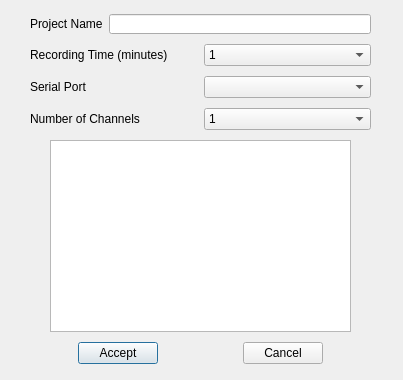
<?xml version="1.0" encoding="UTF-8"?>
<ui version="4.0">
 <class>Dialog</class>
 <widget class="QDialog" name="Dialog">
  <property name="geometry">
   <rect>
    <x>0</x>
    <y>0</y>
    <width>403</width>
    <height>380</height>
   </rect>
  </property>
  <property name="windowTitle">
   <string>Dialog</string>
  </property>
  <widget class="QWidget" name="verticalLayoutWidget">
   <property name="geometry">
    <rect>
     <x>0</x>
     <y>10</y>
     <width>401</width>
     <height>361</height>
    </rect>
   </property>
   <layout class="QVBoxLayout" name="verticalLayout">
    <item>
     <layout class="QHBoxLayout" name="horizontalLayout">
      <item>
       <spacer name="horizontalSpacer">
        <property name="orientation">
         <enum>Qt::Horizontal</enum>
        </property>
        <property name="sizeType">
         <enum>QSizePolicy::Fixed</enum>
        </property>
        <property name="sizeHint" stdset="0">
         <size>
          <width>30</width>
          <height>20</height>
         </size>
        </property>
       </spacer>
      </item>
      <item>
       <widget class="QLabel" name="label">
        <property name="sizePolicy">
         <sizepolicy hsizetype="Preferred" vsizetype="Fixed">
          <horstretch>0</horstretch>
          <verstretch>0</verstretch>
         </sizepolicy>
        </property>
        <property name="text">
         <string>Project Name</string>
        </property>
       </widget>
      </item>
      <item>
       <widget class="QLineEdit" name="ProjectName">
        <property name="maximumSize">
         <size>
          <width>16777215</width>
          <height>20</height>
         </size>
        </property>
       </widget>
      </item>
      <item>
       <spacer name="horizontalSpacer_2">
        <property name="orientation">
         <enum>Qt::Horizontal</enum>
        </property>
        <property name="sizeType">
         <enum>QSizePolicy::Fixed</enum>
        </property>
        <property name="sizeHint" stdset="0">
         <size>
          <width>30</width>
          <height>20</height>
         </size>
        </property>
       </spacer>
      </item>
     </layout>
    </item>
    <item>
     <layout class="QHBoxLayout" name="horizontalLayout_2">
      <item>
       <spacer name="horizontalSpacer_3">
        <property name="orientation">
         <enum>Qt::Horizontal</enum>
        </property>
        <property name="sizeType">
         <enum>QSizePolicy::Fixed</enum>
        </property>
        <property name="sizeHint" stdset="0">
         <size>
          <width>30</width>
          <height>20</height>
         </size>
        </property>
       </spacer>
      </item>
      <item>
       <widget class="QLabel" name="label_3">
        <property name="text">
         <string>Recording Time (minutes)</string>
        </property>
       </widget>
      </item>
      <item>
       <widget class="QComboBox" name="RecTime_Cbox">
        <item>
         <property name="text">
          <string>1</string>
         </property>
        </item>
        <item>
         <property name="text">
          <string>2</string>
         </property>
        </item>
        <item>
         <property name="text">
          <string>3</string>
         </property>
        </item>
        <item>
         <property name="text">
          <string>4</string>
         </property>
        </item>
        <item>
         <property name="text">
          <string>5</string>
         </property>
        </item>
        <item>
         <property name="text">
          <string>6</string>
         </property>
        </item>
        <item>
         <property name="text">
          <string>7</string>
         </property>
        </item>
        <item>
         <property name="text">
          <string>8</string>
         </property>
        </item>
        <item>
         <property name="text">
          <string>9</string>
         </property>
        </item>
        <item>
         <property name="text">
          <string>10</string>
         </property>
        </item>
       </widget>
      </item>
      <item>
       <spacer name="horizontalSpacer_4">
        <property name="orientation">
         <enum>Qt::Horizontal</enum>
        </property>
        <property name="sizeType">
         <enum>QSizePolicy::Fixed</enum>
        </property>
        <property name="sizeHint" stdset="0">
         <size>
          <width>30</width>
          <height>20</height>
         </size>
        </property>
       </spacer>
      </item>
     </layout>
    </item>
    <item>
     <layout class="QHBoxLayout" name="horizontalLayout_5">
      <item>
       <spacer name="horizontalSpacer_10">
        <property name="orientation">
         <enum>Qt::Horizontal</enum>
        </property>
        <property name="sizeType">
         <enum>QSizePolicy::Fixed</enum>
        </property>
        <property name="sizeHint" stdset="0">
         <size>
          <width>30</width>
          <height>20</height>
         </size>
        </property>
       </spacer>
      </item>
      <item>
       <widget class="QLabel" name="label_4">
        <property name="text">
         <string>Serial Port</string>
        </property>
       </widget>
      </item>
      <item>
       <widget class="QComboBox" name="serialPortCom"/>
      </item>
      <item>
       <spacer name="horizontalSpacer_11">
        <property name="orientation">
         <enum>Qt::Horizontal</enum>
        </property>
        <property name="sizeType">
         <enum>QSizePolicy::Fixed</enum>
        </property>
        <property name="sizeHint" stdset="0">
         <size>
          <width>30</width>
          <height>20</height>
         </size>
        </property>
       </spacer>
      </item>
     </layout>
    </item>
    <item>
     <layout class="QHBoxLayout" name="horizontalLayout_6">
      <item>
       <spacer name="horizontalSpacer_12">
        <property name="orientation">
         <enum>Qt::Horizontal</enum>
        </property>
        <property name="sizeType">
         <enum>QSizePolicy::Fixed</enum>
        </property>
        <property name="sizeHint" stdset="0">
         <size>
          <width>30</width>
          <height>20</height>
         </size>
        </property>
       </spacer>
      </item>
      <item>
       <widget class="QLabel" name="label_2">
        <property name="text">
         <string>Number of Channels</string>
        </property>
       </widget>
      </item>
      <item>
       <widget class="QComboBox" name="NChannels">
        <item>
         <property name="text">
          <string>1</string>
         </property>
        </item>
        <item>
         <property name="text">
          <string>2</string>
         </property>
        </item>
        <item>
         <property name="text">
          <string>3</string>
         </property>
        </item>
        <item>
         <property name="text">
          <string>4</string>
         </property>
        </item>
        <item>
         <property name="text">
          <string>5</string>
         </property>
        </item>
        <item>
         <property name="text">
          <string>6</string>
         </property>
        </item>
        <item>
         <property name="text">
          <string>7</string>
         </property>
        </item>
       </widget>
      </item>
      <item>
       <spacer name="horizontalSpacer_13">
        <property name="orientation">
         <enum>Qt::Horizontal</enum>
        </property>
        <property name="sizeType">
         <enum>QSizePolicy::Fixed</enum>
        </property>
        <property name="sizeHint" stdset="0">
         <size>
          <width>30</width>
          <height>20</height>
         </size>
        </property>
       </spacer>
      </item>
     </layout>
    </item>
    <item>
     <layout class="QHBoxLayout" name="horizontalLayout_3">
      <item>
       <spacer name="horizontalSpacer_5">
        <property name="orientation">
         <enum>Qt::Horizontal</enum>
        </property>
        <property name="sizeType">
         <enum>QSizePolicy::Fixed</enum>
        </property>
        <property name="sizeHint" stdset="0">
         <size>
          <width>50</width>
          <height>20</height>
         </size>
        </property>
       </spacer>
      </item>
      <item>
       <widget class="QTableWidget" name="tableSensitivity">
        <property name="sizePolicy">
         <sizepolicy hsizetype="Expanding" vsizetype="Fixed">
          <horstretch>0</horstretch>
          <verstretch>0</verstretch>
         </sizepolicy>
        </property>
       </widget>
      </item>
      <item>
       <spacer name="horizontalSpacer_6">
        <property name="orientation">
         <enum>Qt::Horizontal</enum>
        </property>
        <property name="sizeType">
         <enum>QSizePolicy::Fixed</enum>
        </property>
        <property name="sizeHint" stdset="0">
         <size>
          <width>50</width>
          <height>20</height>
         </size>
        </property>
       </spacer>
      </item>
     </layout>
    </item>
    <item>
     <layout class="QHBoxLayout" name="horizontalLayout_4">
      <item>
       <spacer name="horizontalSpacer_8">
        <property name="orientation">
         <enum>Qt::Horizontal</enum>
        </property>
        <property name="sizeHint" stdset="0">
         <size>
          <width>40</width>
          <height>20</height>
         </size>
        </property>
       </spacer>
      </item>
      <item>
       <widget class="QPushButton" name="AcceptNewButton">
        <property name="text">
         <string>Accept</string>
        </property>
       </widget>
      </item>
      <item>
       <spacer name="horizontalSpacer_7">
        <property name="orientation">
         <enum>Qt::Horizontal</enum>
        </property>
        <property name="sizeHint" stdset="0">
         <size>
          <width>40</width>
          <height>20</height>
         </size>
        </property>
       </spacer>
      </item>
      <item>
       <widget class="QPushButton" name="CancelNewButton">
        <property name="text">
         <string>Cancel</string>
        </property>
       </widget>
      </item>
      <item>
       <spacer name="horizontalSpacer_9">
        <property name="orientation">
         <enum>Qt::Horizontal</enum>
        </property>
        <property name="sizeHint" stdset="0">
         <size>
          <width>40</width>
          <height>20</height>
         </size>
        </property>
       </spacer>
      </item>
     </layout>
    </item>
   </layout>
  </widget>
 </widget>
 <resources/>
 <connections/>
</ui>
